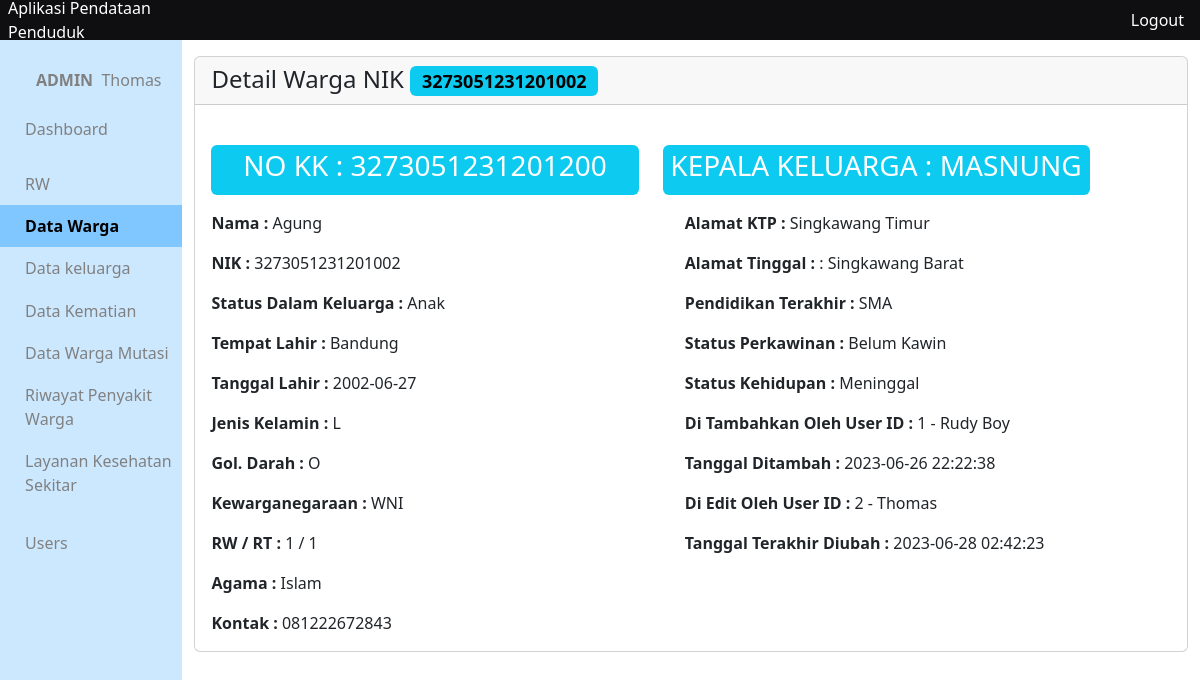
The page /app/views/warga/detail.php?nik=3273051231201002 (signed in) on the database its author committed.
### tables this page shows
CREATE TABLE `warga` (
  `nik_warga` varchar(16) NOT NULL,
  `no_kk` varchar(16) DEFAULT NULL,
  `status_kk` varchar(50) DEFAULT NULL,
  `nama_warga` varchar(300) DEFAULT NULL,
  `tempat_lahir` varchar(300) DEFAULT NULL,
  `tanggal_lahir` date DEFAULT NULL,
  `alamat_ktp` varchar(300) DEFAULT NULL,
  `alamat_tinggal` varchar(300) DEFAULT NULL,
  `no_rt` int(10) DEFAULT NULL,
  `no_rw` int(10) DEFAULT NULL,
  `agama` varchar(50) DEFAULT NULL,
  `pendidikan_terakhir` varchar(20) DEFAULT NULL,
  `pekerjaan` varchar(200) DEFAULT NULL,
  `jenis_kelamin` char(1) DEFAULT NULL,
  `status_perkawinan` varchar(15) DEFAULT NULL,
  `status_warga` varchar(10) DEFAULT NULL,
  `status_kehidupan` varchar(10) DEFAULT NULL,
  `kewarganegaraan` varchar(10) DEFAULT NULL,
  `gol_darah` char(2) DEFAULT NULL,
  `kontak` varchar(15) DEFAULT NULL,
  `id_adder` int(10) DEFAULT NULL,
  `id_updater` int(10) DEFAULT NULL,
  `created_at` timestamp NULL DEFAULT current_timestamp(),
  `updated_at` timestamp NULL DEFAULT current_timestamp()
);

CREATE TABLE `users` (
  `id_user` int(10) NOT NULL,
  `level_user` varchar(50) DEFAULT NULL,
  `jabatan` varchar(50) DEFAULT NULL,
  `nama_lengkap` varchar(100) DEFAULT NULL,
  `username` varchar(100) DEFAULT NULL,
  `password` varchar(300) DEFAULT NULL,
  `created_at` timestamp NULL DEFAULT current_timestamp(),
  `updated_at` timestamp NULL DEFAULT current_timestamp()
);

### app/functions/warga/function-crud.php (called while the page is built, shortened)
<?php
require_once __DIR__."/../main-function.php";
function cariWargaByNIK($keyword){
	$query = "SELECT * FROM warga WHERE nik_warga = $keyword";
	return query($query)[0];
}
function cariWargaByNIK_join($nik){
	$query = "SELECT * FROM warga INNER JOIN keluarga ON warga.no_kk = keluarga.no_kk WHERE warga.nik_warga = '$nik' ";
	return query($query)[0];
}
?>

### app/functions/main-function.php (called while the page is built, shortened)
<?php
$conn = mysqli_connect("localhost", "root", '', "data_penduduk");
function query($query)
{
	global $conn;
	$result = mysqli_query($conn, $query);
	$rows = [];
		while( $row = mysqli_fetch_assoc($result) ) {
			$rows[] = $row;
		}
	return $rows;
}

### app/functions/user/function-crud.php (called while the page is built, shortened)
<?php
require_once __DIR__."/../main-function.php";
function getUserById($id){
	$query = "SELECT * FROM users WHERE id_user = '$id' ";
	return query($query);
}

### app/views/warga/detail.php (the view, shortened to what this page needs)
<?php include_once '../layouts/header.php' ?>
<?php include_once '../layouts/side-bar.php' ?>
<?php $warga = cariWargaByNIK($_GET['nik']); ?>
<?php $kk = cariWargaByNIK_join($_GET['nik']); ?>
<div class="container mt-3">
	<div class="card">
	  <h4 class="card-header">Detail Warga NIK
	  	<span class="badge text-bg-info"><?= $warga['nik_warga'] ?></span>
	  </h4>
	  <div class="card-body">
	  	<div class="data-kk d-flex">
	  		<div class="badge bg-info text-wrap mb-3 mt-4 d-flex">
	  			<h3 class="mx-4">NO KK : <?= $warga['no_kk'] ?></h3>
	  		</div>
	  		<div class="badge bg-info text-wrap mb-3 mt-4 d-flex mx-4">
	  			<h3 class="text-uppercase">
					<?php $kepala = cariWargaByNIK_join($kk['nik_kepala_kk']); ?>
		  			Kepala Keluarga : <?= $kepala['nama_warga']  ?>
		  		</h3>
			</div>
	  	</div>
	    <div class="data-wrapper d-flex">
	    	<div class="data-left">
	    		<p class="card-text"><b>Nama : </b> <?= $warga['nama_warga'] ?></p>
			    <p class="card-text"><b>NIK : </b> <?= $warga['nik_warga'] ?></p>
			    <p class="card-text"><b>Status Dalam Keluarga : </b> <?= $warga['status_kk'] ?></p>
			    <p class="card-text"><b>Tempat Lahir :</b> <?= $warga['tempat_lahir'] ?></p>
			    <p class="card-text"><b>Tanggal Lahir :</b> <?= $warga['tanggal_lahir'] ?></p>
			    <p class="card-text"><b>Jenis Kelamin :</b> <?= $warga['jenis_kelamin'] ?></p>
			    <p class="card-text"><b>Gol. Darah :</b> <?= $warga['gol_darah'] ?></p>
			    <p class="card-text"><b>Kewarganegaraan :</b> <?= $warga['kewarganegaraan'] ?></p>
			    <p class="card-text"><b>RW / RT :</b> <?= $warga['no_rw'] ?> / <?= $warga['no_rt'] ?></p>
			    <p class="card-text"><b>Agama :</b> <?= $warga['agama'] ?></p>
			    <p class="card-text"><b>Kontak :</b> <?= $warga['kontak'] ?></p>
	    	</div>
	    	<div class="data-right" style="margin-left: 25%;">
	    		<p class="card-text"><b>Alamat KTP :</b> <?= $warga['alamat_ktp'] ?></p>
	    		<p class="card-text"><b>Alamat Tinggal :</b> : <?= $warga['alamat_tinggal'] ?></p>
			    <p class="card-text"><b>Pendidikan Terakhir :</b> <?= $warga['pendidikan_terakhir'] ?></p>
			    <p class="card-text"><b>Status Perkawinan :</b> <?= $warga['status_perkawinan'] ?></p>
			    <p class="card-text"><b>Status Kehidupan :</b> <?= $warga['status_kehidupan'] ?></p>
			    <?php $user_adder = getUserById($warga['id_adder'])[0]; ?>
			    <p class="card-text">
			    	<b>Di Tambahkan Oleh User ID :</b> <?= $warga['id_adder'] ?> - <?= $user_adder['nama_lengkap'] ?>
			    </p>
			    <p class="card-text"><b>Tanggal Ditambah :</b> <?= $warga['created_at'] ?></p>
			    <?php if (!empty($warga['id_updater'])): ?>
			    	<?php $user_updater = getUserById($warga['id_updater'])[0]; ?>
				    <p class="card-text"><b>Di Edit Oleh User ID :</b> <?= $warga['id_updater'] ?> - <?= $user_updater['nama_lengkap'] ?></p>
				    <p class="card-text"><b>Tanggal Terakhir Diubah :</b> <?= $warga['updated_at'] ?></p>
			    <?php else :  ?>
			    	<p class="card-text"><b>Di Edit Oleh User ID :</b> <p class="badge bg-info">Belum Pernah Ada Yang Mengupdate Data Ini</p></p>
			    <?php endif ?>
	    	</div>
	    </div>
	  </div>
	</div>
</div>
<?php include_once '../layouts/footer.php' ?>

### app/css/colors.css (style rules this page uses)
:root { --pink: #ecc6b3; --docks: #42506B; --haze: #C6CEFF; --fairy: #45E3FF; --rang1: #CCE8FF; --rang2: #B3DDFF; --rang3: #99D2FF; --rang4: #80C7FF; }

### app/css/style.css (style rules this page uses)
* { margin: 0; padding: 0; }
body { width: 100vw; height: 100vh; }

### rows shown on the page
warga: nik_warga "3273051231201002", no_kk "3273051231201200", nama_warga "Agung", status_kk "Anak", tempat_lahir "Bandung", tanggal_lahir "2002-06-27", jenis_kelamin "L", gol_darah "O", kewarganegaraan "WNI", no_rw "1", no_rt "1", agama "Islam", kontak "081222672843", alamat_ktp "Singkawang Timur", alamat_tinggal "Singkawang Barat", pendidikan_terakhir "SMA", status_perkawinan "Belum Kawin", status_kehidupan "Meninggal", id_adder "1", created_at "2023-06-26 22:22:38", id_updater "2", updated_at "2023-06-28 02:42:23"
warga: nama_warga "MASNUNG"
users: nama_lengkap "Rudy Boy"
users: nama_lengkap "Thomas"

### other values the page prints
$_SESSION['level'] "ADMIN"
$_SESSION['nama'] "Thomas"
